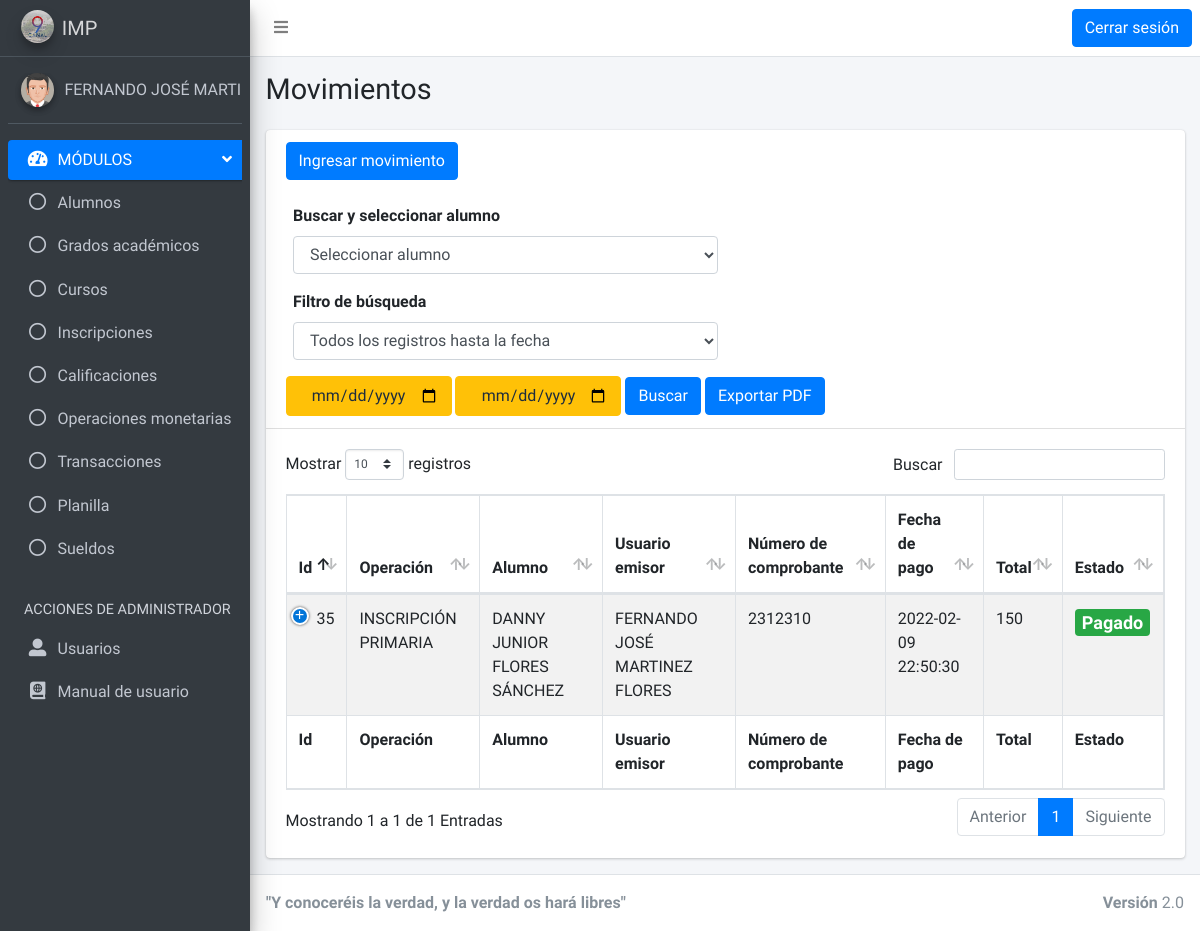
/vistas/movimiento.php (signed in), run on the app's committed database.
### tables this page shows
CREATE TABLE `movimientos` (
  `id` int(10) NOT NULL,
  `id_operacion` int(10) UNSIGNED NOT NULL,
  `id_usuario_receptor` int(10) UNSIGNED NOT NULL,
  `id_usuario_operacion` int(10) UNSIGNED NOT NULL,
  `total` float NOT NULL,
  `numero_comprobante` text NOT NULL,
  `fotografia_comprobante` longblob NOT NULL,
  `estado` int(11) NOT NULL DEFAULT 1,
  `fecha_commit` timestamp NOT NULL DEFAULT current_timestamp()
);

CREATE TABLE `operaciones` (
  `id` int(10) UNSIGNED NOT NULL,
  `id_usuario` int(10) UNSIGNED NOT NULL,
  `nombre` varchar(100) NOT NULL,
  `descripcion` varchar(200) NOT NULL,
  `costo` float NOT NULL,
  `fecha_commit` timestamp NOT NULL DEFAULT current_timestamp(),
  `credito_debito` tinyint(4) NOT NULL DEFAULT 0,
  `estado` int(11) NOT NULL DEFAULT 1
);

CREATE TABLE `alumnos` (
  `id` int(10) UNSIGNED NOT NULL,
  `carnet` varchar(100) NOT NULL,
  `primerNombre` varchar(100) NOT NULL,
  `segundoNombre` varchar(100) DEFAULT NULL,
  `tercerNombre` varchar(100) DEFAULT NULL,
  `primerApellido` varchar(100) NOT NULL,
  `segundoApellido` varchar(100) DEFAULT NULL,
  `direccion` varchar(200) NOT NULL,
  `telefono` int(11) DEFAULT NULL,
  `fotografia` longblob DEFAULT NULL,
  `estado` int(11) NOT NULL DEFAULT 1,
  `fecha_commit` datetime NOT NULL DEFAULT current_timestamp()
);

CREATE TABLE `tblusuarios` (
  `id` int(10) UNSIGNED NOT NULL,
  `id_rol` int(10) UNSIGNED NOT NULL,
  `dpi` varchar(100) DEFAULT NULL,
  `nombres` varchar(100) NOT NULL,
  `apellidos` varchar(100) NOT NULL,
  `email` varchar(100) NOT NULL,
  `password` varchar(100) NOT NULL,
  `telefono` int(11) NOT NULL,
  `fotografia` longblob DEFAULT NULL,
  `fecha_commit` timestamp NOT NULL DEFAULT current_timestamp(),
  `estado` int(11) NOT NULL DEFAULT 1
);

### clases/Movimiento.php (called while the page is built, shortened)
<?php
    class Movimiento{
        public $id;
        public $idOperacion;
        public $idUsuarioReceptor;
        public $idUsuarioOperacion;
        public $total;
        public $numeroComprobante;
        public $estado;
        public $fechaCommit;
        public function getId(){
            return $this->id;
        }
        public function setId($_id){
            $this->id = $_id;
        }
        public function getIdOperacion(){
            return $this->idOperacion;
        }
        public function setIdOperacion($_idOperacion){
            $this->idOperacion = $_idOperacion;
        }
        public function getIdUsuarioReceptor(){
            return $this->idUsuarioReceptor;
        }
        public function setIdUsuarioReceptor($_idUsuarioReceptor){
            $this->idUsuarioReceptor = $_idUsuarioReceptor;
        }
        public function getIdUsuarioOperacion(){
            return $this->idUsuarioOperacion;
        }
        public function setIdUsuarioOperacion($_idUsuarioOperacion){
            $this->idUsuarioOperacion = $_idUsuarioOperacion;
        }
        public function getTotal(){
            return $this->total;
        }
        public function setTotal($_total){
            $this->total =$_total;
        }
        public function getNumeroComprobante(){
            return $this->numeroComprobante;
        }
        public function setNumeroComprobante($_numeroComprobante){
            $this->numeroComprobante = $_numeroComprobante;
        }
        public function getEstado(){
            return $this->estado;
        }
        public function setEstado($_estado){
            $this->estado = $_estado;
        }
        public function getFechaCommit(){
            return $this->fechaCommit;
        }
        public function setFechaCommit($_fechaCommit){
            $this->fechaCommit = $_fechaCommit;
        }
           public function obtenerMovimientos(){
        $conexion = new Conexion();
        $conexion->conectar();
        $resultadoMovimientos = array();
        $sql = "select *from movimientos";
        $ejecutar = mysqli_query($conexion->db, $sql);
        while($fila = mysqli_fetch_array($ejecutar)){
            $movimientoIndex = new Movimiento();
            $movimientoIndex->setId($fila['id']);
            $movimientoIndex->setIdOperacion($fila['id_operacion']);
            $movimientoIndex->setIdUsuarioReceptor($fila['id_usuario_receptor']);
            $movimientoIndex->setIdUsuarioOperacion($fila['id_usuario_operacion']);
            $movimientoIndex->setTotal($fila['total']);
            $movimientoIndex->setNumeroComprobante($fila['numero_comprobante']);
            $movimientoIndex->setEstado($fila['estado']);
            $movimientoIndex->setFechaCommit($fila['fecha_commit']);
            array_push($resultadoMovimientos,$movimientoIndex);
        }
        return $resultadoMovimientos;
        }
    }
?>

### db/Conexion.php (called while the page is built, shortened)
<?php
 class Conexion{
     public $hostname="localhost";
     public $username="root";
     public $password="";
     public $dbname="db_a6edc2_dbimp";
     public function getHostname(){
         return $this->hostname;
     }
     public function getUserName(){
         return $this->username;
     }
     public function getPassword(){
         return $this->password;
     }
     public function getDbName(){
         return $this->dbname;
     }
     public function conectar(){
        $this->db = mysqli_connect($this->getHostname(),$this->getUserName(), $this->getPassword())
        or die("<html><script language='JavaScript'>alert('¡No es posible conectarse a la base de datos! Vuelve a intentarlo más tarde.'),history.go(-1)</script></html>");
     }
}
?>

### clases/Operacion.php (called while the page is built, shortened)
<?php
    class Operacion{
        public $nombre;
        public function getNombre(){
            return $this->nombre;
        }
        public function setNombre($_nombre){
            $this->nombre = $_nombre;
        }
          public function buscarPorId($idBusqueda){
             $conexion = new Conexion();
             $conexion->conectar();
             $resultadoOperacion= new Operacion();
            $sql = "select *from operaciones where id='" . $idBusqueda . "'";
            $ejecutar = mysqli_query($conexion->db, $sql);
            while($fila = mysqli_fetch_array($ejecutar)){
                $resultadoOperacion->setId($fila['id']);
                $resultadoOperacion->setIdUsuario($fila['id_usuario']);
                $resultadoOperacion->setNombre($fila['nombre']);
                $resultadoOperacion->setDescripcion($fila['descripcion']);
                $resultadoOperacion->setCosto($fila['costo']);
                $resultadoOperacion->setFechaCommit($fila['fecha_commit']);
                $resultadoOperacion->setCreditoDebito($fila['credito_debito']);
                $resultadoOperacion->setEstado($fila['estado']);
            }
                return $resultadoOperacion;
           }
    }
?>

### clases/Alumno.php (called while the page is built, shortened)
<?php
    class Alumno{
        public $primerNombre;
        public $segundoNombre;
        public $tercerNombre;
        public $primerApellido;
        public $segundoApellido;
        public function getPrimerNombre(){
            return $this->primerNombre;
        }
        public function setPrimerNombre($_primerNombre){
            $this->primerNombre = $_primerNombre;
        }
        public function getSegundoNombre(){
            return $this->segundoNombre;
        }
        public function setSegundoNombre($_segundoNombre){
            $this->segundoNombre = $_segundoNombre;
        }
        public function getTercerNombre(){
            return $this->tercerNombre;
        }
        public function setTercerNombre($_tercerNombre){
            $this->tercerNombre = $_tercerNombre;
        }
        public function getPrimerApellido(){
            return $this->primerApellido;
        }
        public function setPrimerApellido($_primerApellido){
            $this->primerApellido = $_primerApellido;
        }
        public function getSegundoApellido(){
            return $this->segundoApellido;
        }
        public function setSegundoApellido($_segundoApellido){
            $this->segundoApellido = $_segundoApellido;
        }
        public function buscarPorId($idBusqueda){
             $conexion = new Conexion();
             $conexion->conectar();
             $resultadoAlumno = new Alumno();
            $sql = "select *from alumnos where id='" . $idBusqueda . "'";
            $ejecutar = mysqli_query($conexion->db, $sql);
            while($fila = mysqli_fetch_array($ejecutar)){
                $resultadoAlumno->setId($fila['id']);
                $resultadoAlumno->setCarnet($fila['carnet']);
                $resultadoAlumno->setPrimerNombre($fila['primerNombre']);
                $resultadoAlumno->setSegundoNombre($fila['segundoNombre']);
                $resultadoAlumno->setTercerNombre($fila['tercerNombre']);
                $resultadoAlumno->setPrimerApellido($fila['primerApellido']);
                $resultadoAlumno->setSegundoApellido($fila['segundoApellido']);
                $resultadoAlumno->setDireccion($fila['direccion']);
                $resultadoAlumno->setTelefono($fila['telefono']);
                $resultadoAlumno->setEstado($fila['estado']);
                $resultadoAlumno->setFechaCommit($fila['fecha_commit']);
            }
                return $resultadoAlumno;
           }
    }
?>

### clases/Usuario.php (called while the page is built, shortened)
<?php
    class Usuario{
        public $nombres;
        public $apellidos;
        public function getNombres(){
            return $this->nombres;
        }
        public function setNombres($_nombres){
            $this->nombres = $_nombres;
        }
        public function getApellidos(){
            return $this->apellidos;
        }
        public function setApellidos($_apellidos){
            $this->apellidos = $_apellidos;
        }
      public function buscarPorId($idBusqueda){
         $conexion = new Conexion();
         $conexion->conectar();
         $resultadoUsuario = new Usuario();
        $sql = "select *from tblusuarios where id='" . $idBusqueda . "'";
        $ejecutar = mysqli_query($conexion->db, $sql);
        while($fila = mysqli_fetch_array($ejecutar)){
            $resultadoUsuario->setId($fila['id']);
            $resultadoUsuario->setIdRol($fila['id_rol']);
            $resultadoUsuario->setDpi($fila['dpi']);
            $resultadoUsuario->setNombres($fila['nombres']);
            $resultadoUsuario->setApellidos($fila['apellidos']);
            $resultadoUsuario->setEmail($fila['email']);
            $resultadoUsuario->setPassword($fila['password']);
            $resultadoUsuario->setEstado($fila['estado']);
            $resultadoUsuario->setFechaCommit($fila['fecha_commit']);
            $resultadoUsuario->setTelefono($fila['telefono']);
            $resultadoUsuario->setFotografia($fila['fotografia']);
        }
            return $resultadoUsuario;
       }
    }
?>

### vistas/movimiento.php (the view, shortened to what this page needs)
<?php
include ("layout/header.php");
?>
<?php
include ("layout/nav.php");
?>
<div class="content-wrapper">
    <section class="content-header">
      <div class="container-fluid">
        <div class="row mb-2">
          <div class="col-sm-6">
            <h1>Movimientos</h1>
          </div>
          <div class="col-sm-6">
          </div>
        </div>
      </div>
    </section>
    <section class="content">
      <div class="container-fluid">
        <div class="row">
          <div class="col-12">
            <div class="card">
              <div class="card-header">
              <a type="submit" class="btn btn-primary" href="movimiento_ingresar.php">Ingresar movimiento</a>
              <br>
              <br>
              <div class="col-sm-6">
                      <div class="form-group">
                        <label>Buscar y seleccionar alumno</label>
                        <select class="form-control selectCliente" id="lista2" name="lista2">
                        <option value="0">Seleccionar alumno</option>
                        </select>
                      </div>
                    </div>
                    <div class="col-sm-6">
                      <div class="form-group">
                        <label>Filtro de búsqueda</label>
                        <select class="form-control" name="filtro" id="filtro">
                          <option value="0">Todos los registros hasta la fecha</option>
                        </select>
                      </div>
                    </div>
              <input type="date" class="btn btn-warning" placeholder="Desde" name="desde" id="desde">
              <input type="date" class="btn btn-warning" placeholder="Hasta" name="hasta" id="hasta">
              <input type="button" class="btn btn-primary" value="Buscar" id="btnGenerar" name="btnGenerar">
              <input type="button" class="btn btn-primary" value="Exportar PDF" id="btnExportar" name="btnExportar">
            </div>
              <div id="tablaresultados">
              <div class="card-body">
                <table id="example1" class="table table-bordered table-striped">
                <thead>
                  <tr>
                    <th>Id</th>
                    <th>Operación</th>
                    <th>Alumno</th>
                    <th>Usuario emisor</th>
                    <th>Número de comprobante</th>
                    <th>Fecha de pago</th>
                    <th>Total</th>
                    <th>Estado</th>
                  </tr>
                  </thead>
                  <tbody>
                <?php
                $movimiento = new Movimiento();
                $movimientoArray = $movimiento->obtenerMovimientos();
                for($i=0; $i<sizeof($movimientoArray);$i++){
                  echo "<tr>";
                  $idMovimiento = $movimientoArray[$i]->getId();
                  $idOperacion = $movimientoArray[$i]->getIdOperacion();
                  $operacion = new Operacion();
                  $resOperacion = $operacion->buscarPorId($idOperacion);
                  $nombreOperacion = $resOperacion->getNombre();
                  $idAlumno = $movimientoArray[$i]->getIdUsuarioReceptor();
                  $alumno = new Alumno();
                  $resAlumno = $alumno->buscarPorId($idAlumno);
                  $nombreAlumno = $resAlumno->getPrimerNombre() . " " . $resAlumno->getSegundoNombre() . " " . $resAlumno->getTercerNombre() . " " . $resAlumno->getPrimerApellido() . " " . $resAlumno->getSegundoApellido();
                  echo "
                    <td>$idMovimiento</td>
                    <td>$nombreOperacion</td>
                    <td>$nombreAlumno</td>";
                    $idUsuario = $movimientoArray[$i]->getIdUsuarioOperacion();
                    $usuario = new Usuario();
                    $resUsuario = $usuario->buscarPorId($idUsuario);
                    $usuarioEmisor = $resUsuario->getNombres() . " " . $resUsuario->getApellidos();
                    echo "<td>$usuarioEmisor</td>";
                    $numeroComprobante = $movimientoArray[$i]->getNumeroComprobante();
                    $total = $movimientoArray[$i]->getTotal();
                    $fechaCommit = $movimientoArray[$i]->getFechaCommit();
                    $estado = $movimientoArray[$i]->getEstado();
                    echo "<td>$numeroComprobante</td>
                    <td>$fechaCommit</td>
                    <td>$total</td>";
                  if($estado==1){
                    echo "<td><h4><span class='badge bg-success'>Pagado</span></h4></td>";
                  }else{
                    echo "<td><h4><span class='badge bg-danger'>Anulado</span></h4></td>";
                  }
                  echo "</tr>";
                }
                  ?>
                  </tbody>
                  <tfoot>
                  <tr>
                    <th>Id</th>
                    <th>Operación</th>
                    <th>Alumno</th>
                    <th>Usuario emisor</th>
                    <th>Número de comprobante</th>
                    <th>Fecha de pago</th>
                    <th>Total</th>
                    <th>Estado</th>
                  </tr>
                  </tfoot>
                </table>
              </div>
              </div>
            </div>
          </div>
        </div>
      </div>
    </section>
  </div>
<?php
include ("layout/footer.php");
?>

### data on the page
movimientos: id "35", id_operacion.nombre "INSCRIPCIÓN PRIMARIA", alumnos.primerNombre+segundoNombre+tercerNombre "DANNY JUNIOR FLORES SÁNCHEZ", id_usuario_operacion.apellidos "FERNANDO JOSÉ MARTINEZ FLORES", numero_comprobante "2312310", fecha_commit "2022-02-09 22:50:30", total "150", estado "Pagado"

### other printed values
$nombre "FERNANDO JOSÉ"
